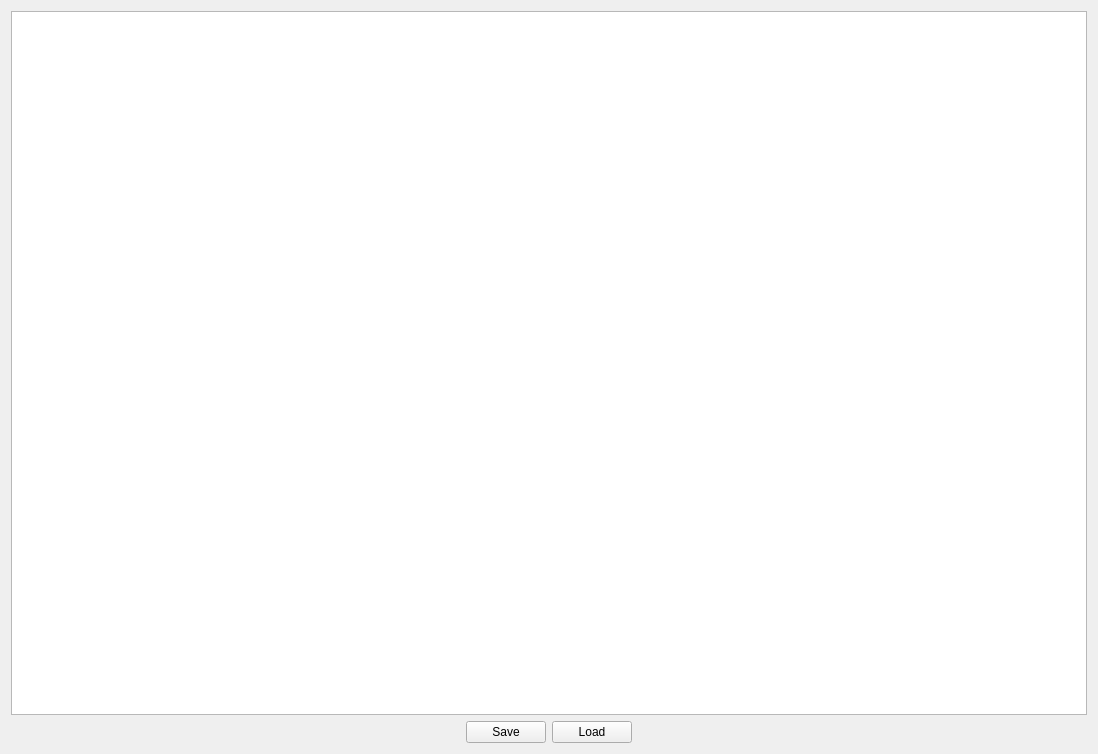
<?xml version="1.0" encoding="UTF-8"?>
<ui version="4.0">
 <class>Form</class>
 <widget class="QWidget" name="Form">
  <property name="geometry">
   <rect>
    <x>0</x>
    <y>0</y>
    <width>1098</width>
    <height>754</height>
   </rect>
  </property>
  <property name="windowTitle">
   <string>Form</string>
  </property>
  <layout class="QGridLayout" name="gridLayout_2">
   <item row="1" column="1">
    <widget class="QPushButton" name="saveButton">
     <property name="text">
      <string>Save</string>
     </property>
    </widget>
   </item>
   <item row="1" column="2">
    <widget class="QPushButton" name="loadButton">
     <property name="text">
      <string>Load</string>
     </property>
    </widget>
   </item>
   <item row="1" column="0">
    <spacer name="horizontalSpacer">
     <property name="orientation">
      <enum>Qt::Horizontal</enum>
     </property>
     <property name="sizeHint" stdset="0">
      <size>
       <width>40</width>
       <height>20</height>
      </size>
     </property>
    </spacer>
   </item>
   <item row="1" column="3">
    <spacer name="horizontalSpacer_2">
     <property name="orientation">
      <enum>Qt::Horizontal</enum>
     </property>
     <property name="sizeHint" stdset="0">
      <size>
       <width>40</width>
       <height>20</height>
      </size>
     </property>
    </spacer>
   </item>
   <item row="0" column="0" colspan="4">
    <widget class="QTextEdit" name="notesTextEdit"/>
   </item>
  </layout>
 </widget>
 <resources/>
 <connections/>
</ui>
